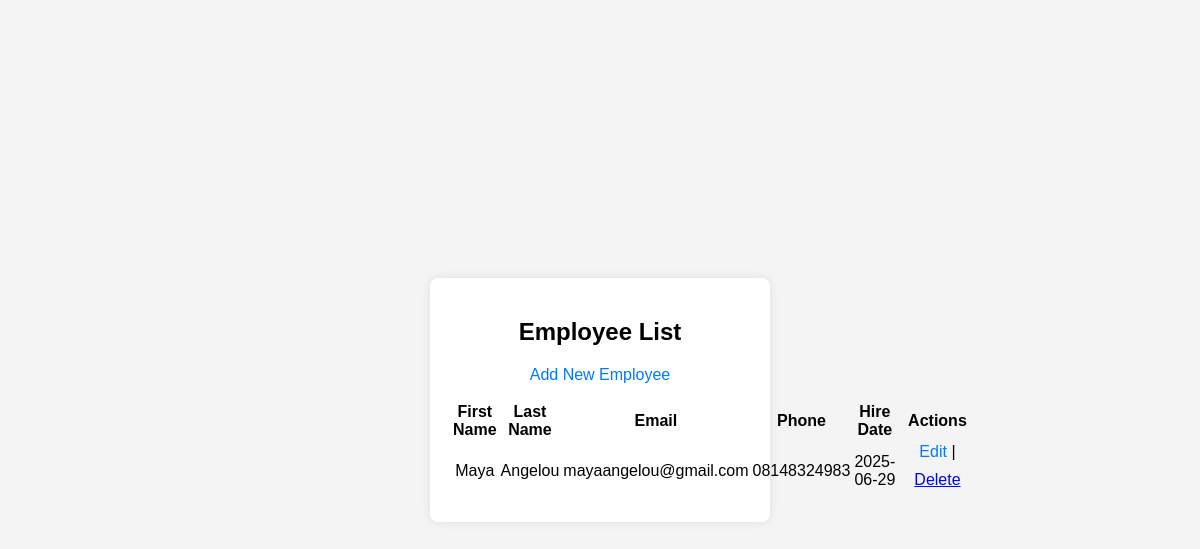
Before: /employees (signed in) with the older database file.
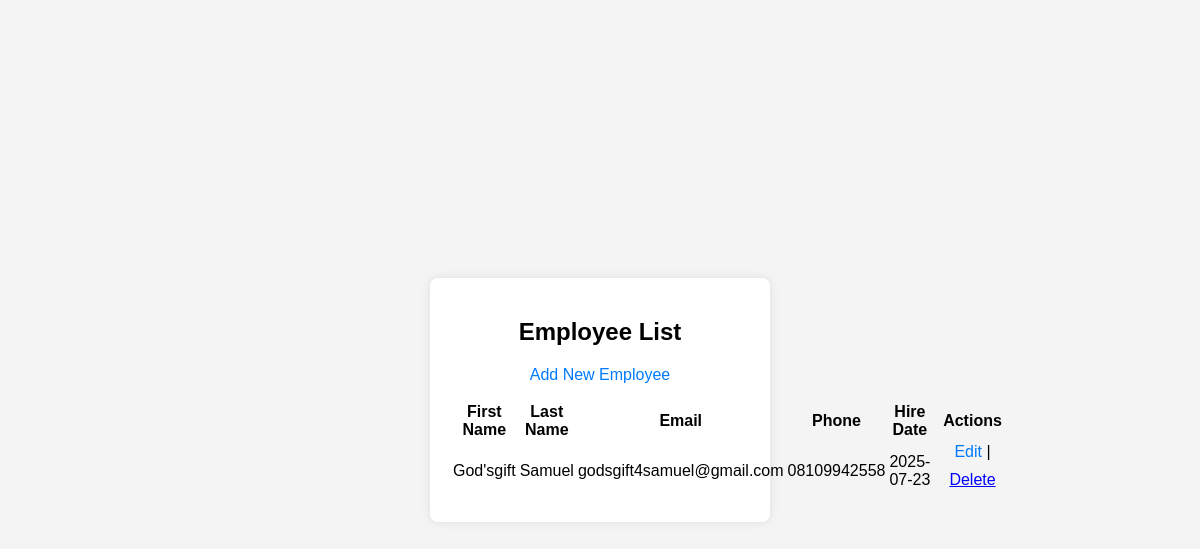
After: the same page with the newer database file.
### app.py (models this page shows, shortened)
class Employee(db.Model):
    id = db.Column(db.Integer, primary_key=True)
    first_name = db.Column(db.String(100), nullable=False)
    last_name = db.Column(db.String(100), nullable=False)
    email = db.Column(db.String(120), unique=True, nullable=False)
    phone = db.Column(db.String(20), nullable=False)
    hire_date = db.Column(db.DateTime, nullable=False, default=datetime.utcnow)

### app.py (the view)
@app.route("/employees")
@login_required
def employees():
    all_employees = Employee.query.all()
    return render_template("employees.html", employees=all_employees)

### app.py (called while the page is built)
@login_manager.user_loader
def load_user(user_id):
    return User.query.get(int(user_id))

### templates/employees.html (shortened to what this page needs)
{% extends "base.html" %}
{% block content %}
        <h2>Employee List</h2>
        <p><a href="/add_employee">Add New Employee</a></p>
        {% if employees %}
            <table>
                <thead>
                    <tr>
                        <th>First Name</th>
                        <th>Last Name</th>
                        <th>Email</th>
                        <th>Phone</th>
                        <th>Hire Date</th>
                        <th>Actions</th>
                    </tr>
                </thead>
                <tbody>
                    {% for employee in employees %}
                    <tr>
                        <td>{{ employee.first_name }}</td>
                        <td>{{ employee.last_name }}</td>
                        <td>{{ employee.email }}</td>
                        <td>{{ employee.phone }}</td>
                        <td>{{ employee.hire_date.strftime("%Y-%m-%d") }}</td>
                        <td>
                            <a href="/edit_employee/{{ employee.id }}">Edit</a> |
                            <form action="/delete_employee/{{ employee.id }}" method="post" style="display:inline;" onsubmit="return confirm('Are you sure you want to delete {{ employee.first_name }} {{ employee.last_name }}?')">
                                <button type="submit" style="background: none; border: none; color: blue; text-decoration: underline; cursor: pointer;">Delete</button>
                            </form>
                        </td>
                    </tr>
                    {% endfor %}
                </tbody>
            </table>
        {% else %}
            <p>No employees found. <a href="/add_employee">Add one now!</a></p>
        {% endif %}
{% endblock %}

### templates/base.html (shortened to what this page needs)
<!DOCTYPE html>
<html lang="en">
<head>
    <link rel="stylesheet" href="{{ url_for('static', filename='style.css') }}">
</head>
<body>
    <div class="container">
        {% block content %}{% endblock %}
    </div>
</body>
</html>

### static/style.css (style rules this page uses)
body { font-family: Arial, sans-serif; background-color: #f4f4f4; display: flex; justify-content: center; align-items: center; min-height: 100vh; margin: 0; }
.container { background-color: #fff; padding: 20px; border-radius: 8px; box-shadow: 0 0 10px rgba(0, 0, 0, 0.1); width: 300px; text-align: center; }
button { background-color: #007bff; color: white; padding: 10px 15px; border: none; border-radius: 4px; cursor: pointer; font-size: 16px; width: 100%; }
p { margin-top: 15px; }
a { color: #007bff; text-decoration: none; }

Changed rows visible on the page:
removed Employee: first_name "Maya", last_name "Angelou", email "mayaangelou@gmail.com", phone "08148324983", hire_date "2025-06-29"
added Employee: first_name "God'sgift", last_name "Samuel", email "godsgift4samuel@gmail.com", phone "08109942558", hire_date "2025-07-23"
